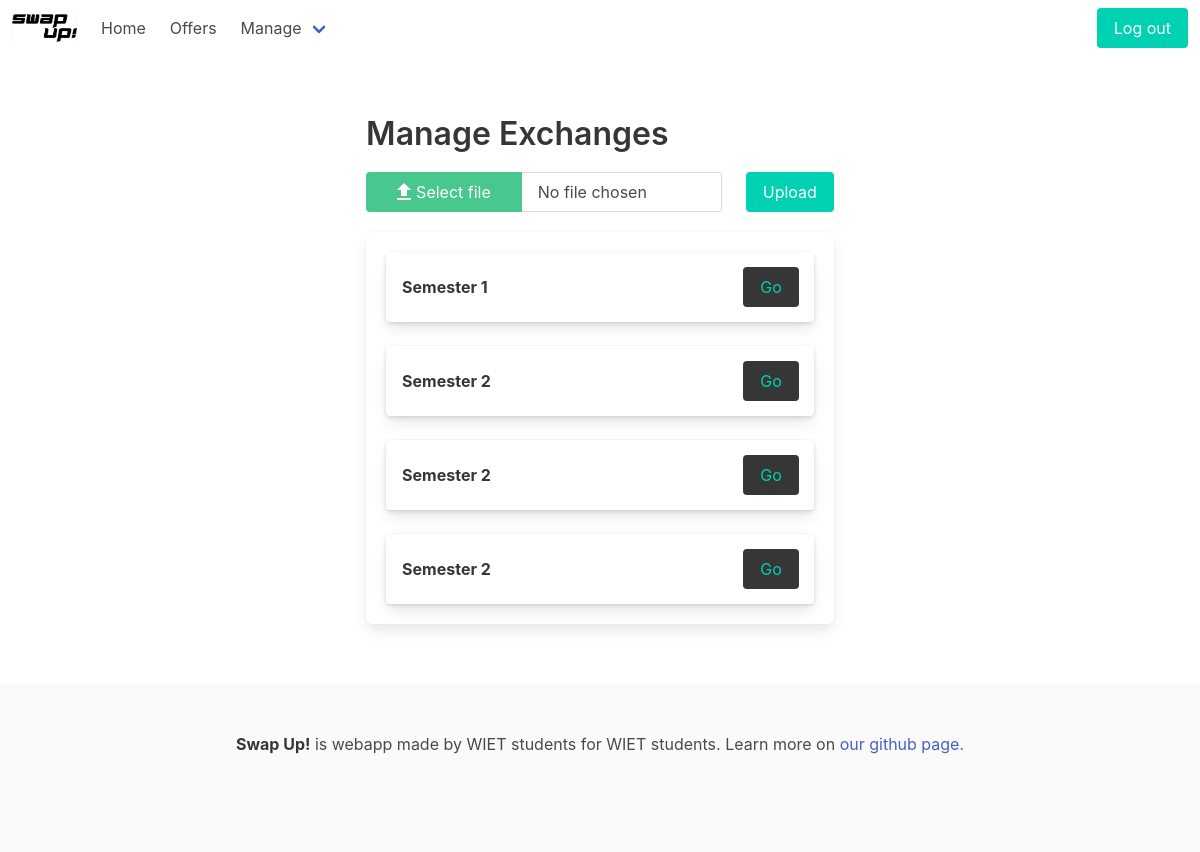
Before: /exchange/manage/ (signed in) with the older database file.
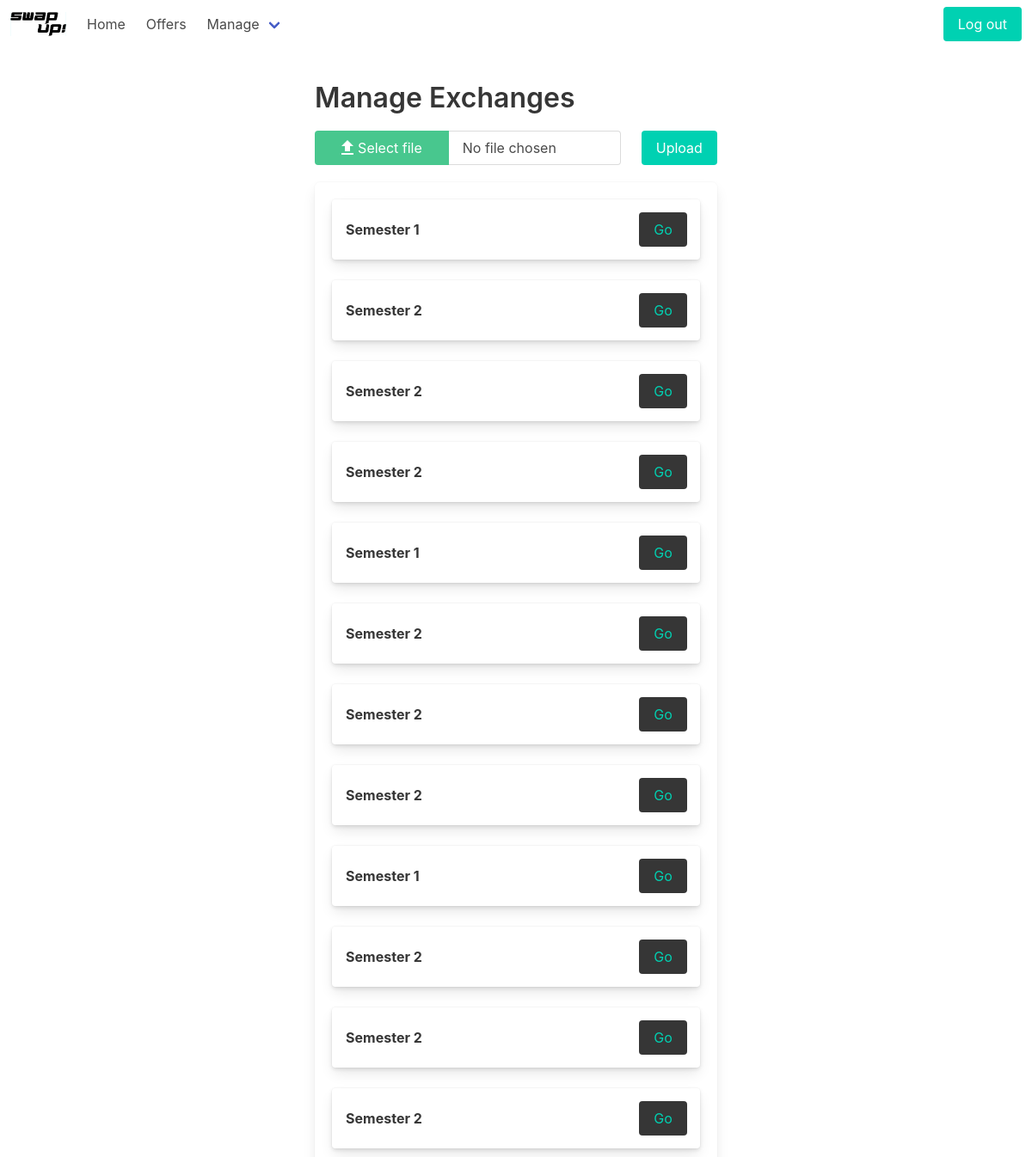
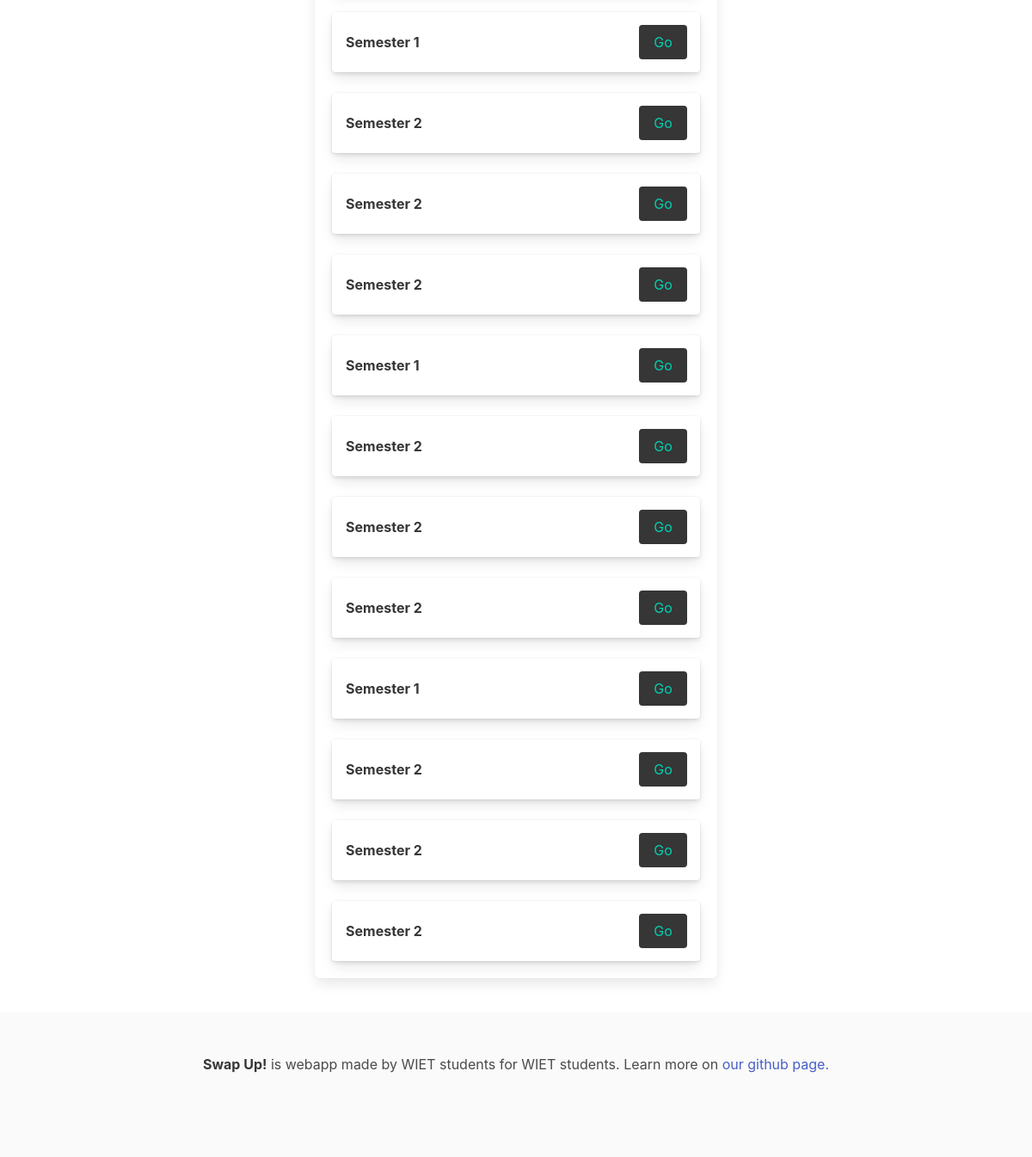
After: the same page with the newer database file (2 pictures, top to bottom).
### exchange/models.py (models this page shows)
class Exchange(models.Model):
    class Semester(models.IntegerChoices):
        SEM1 = 1
        SEM2 = 2
        SEM3 = 3
        SEM4 = 4
        SEM5 = 5
        SEM6 = 6
        SEM7 = 7
        SEM8 = 8
        SEM9 = 9
        SEM10 = 10
    creation_date = models.DateField(null=True)
    modification_date = models.DateField(null=True)
    name = models.CharField(max_length=30, null=True)
    semester = models.IntegerField(choices=Semester.choices, null=True)

### exchange/views.py (the view)
# urls.py: path('manage/', views.manage, name='manage'),
@login_required
def manage(request):
    if request.user.is_superuser:
        db_exchanges = Exchange.objects.all()
        print(db_exchanges)
        exchanges = []
        for exchange in db_exchanges:
            exchange_dict = {
                "name": exchange.name,
                "id": exchange.semester
            }
            print(exchange_dict)
            exchanges.append(exchange_dict)
        if request.method == 'POST' and request.FILES['myfile']:
            myfile = request.FILES['myfile']
            import_schedule_for_year(request.FILES['myfile'])
            return render(request, 'exchange/manage.html', {'exchanges': exchanges})
        return render(request, 'exchange/manage.html', {'exchanges': exchanges})
    else:
        return render(request, 'base.html')

### exchange/templates/exchange/manage.html (shortened to what this page needs)
{% extends 'base.html' %}
{% block content %}
<div class="container is-max-desktop">
    <div style="padding-top: 20px; padding-bottom: 20px;">
        <h1 class="title is-3 is-spaced">Manage Exchanges</h1>
    </div>
    <form method="post" enctype="multipart/form-data" style="padding-bottom: 20px;">
        <div class="columns">
            <div id="file-js-example" class="column file has-name is-success is-fullwidth">
                <label class="file-label">
                    <span style="padding-left: 25px; padding-right: 30px;" class="file-cta" >
                        <span class="material-icons">
                        </span>
                        <span class="file-label">
                            Select file
                        </span>
                    </span>
                    <span style="width: 200px" class="file-name">
                        No file chosen
                    </span>
                </label>
            </div>
            <div class="column">
                <button style="margin: auto;" class=" button is-primary" type="submit" name="submit" value="submit">Upload</button>
            </div>
        </div>
    </form>
    <section class="box" style="margin-bottom: 40px;">
        {% for exchange in exchanges %}
        <div class="card block ">
            <header class="card-header">
                <p class="card-header-title">
                    {{exchange.name}}
                </p>
                <a class="button is-dark has-text-primary" style=" margin: 15px;"
                   href="/exchange/manage/{{exchange.id}}">
                    Go
                </a>
            </header>
        </div>
        {% endfor %}
    </section>
</div>
{% endblock %}

### exchange/templates/base.html (shortened to what this page needs)
{% load static %}
<!DOCTYPE html>
<html class="has-navbar-fixed-top">
<head>
    <link rel="stylesheet" type="text/css" href="{% static 'exchange/main.css' %}">
</head>
{% block body %}
<nav class="navbar is-fixed-top" role="navigation" aria-label="main navigation">
    <div class="navbar-brand">
        <a class="navbar-item" href="{% url 'index' %}">
            <img src="{% static 'exchange/logo-big-rectangle.png' %}" width="65" height="28">
        </a>
    </div>
    <div id="navbarBasic" class="navbar-menu">
        <div class="navbar-start">
            <a class="navbar-item" href="{% url 'dashboard' %}">
                Home
            </a>
            <a class="navbar-item" href="{% url 'offers' %}">
                Offers
            </a>
            <div class="navbar-item has-dropdown is-hoverable">
                <a class="navbar-link" href="#">
                    Manage
                </a>
            </div>
        </div>
        <div class="navbar-end">
            <div class="navbar-item">
                <div class="buttons">
                    {% if user.is_authenticated %}
                    <a class="button is-primary" href="{% url 'logout' %}">
                        Log out
                    </a>
                    {% endif %}
                </div>
            </div>
        </div>
    </div>
</nav>
{% block content %}
{% endblock %}
<footer class="footer is-hidden-mobile ">
    <div class="content has-text-centered">
        <strong>Swap Up!</strong> is webapp made by WIET students for WIET students. Learn more on <a href="https://github.com/wsrtka/SwapUp">our github page.</a>
    </div>
</footer>
{% endblock body %}
</html>

Changed rows visible on the page:
added Exchange: name "Semester 1"
added Exchange: name "Semester 2"
added Exchange: name "Semester 2"
added Exchange: name "Semester 2"
added Exchange: name "Semester 1"
added Exchange: name "Semester 2"
added Exchange: name "Semester 2"
added Exchange: name "Semester 2"
added Exchange: name "Semester 1"
added Exchange: name "Semester 2"
added Exchange: name "Semester 2"
added Exchange: name "Semester 2"
added Exchange: name "Semester 1"
added Exchange: name "Semester 2"
added Exchange: name "Semester 2"
added Exchange: name "Semester 2"
added Exchange: name "Semester 1"
added Exchange: name "Semester 2"
added Exchange: name "Semester 2"
added Exchange: name "Semester 2"
Other visible differences:
new list line: "Go"
